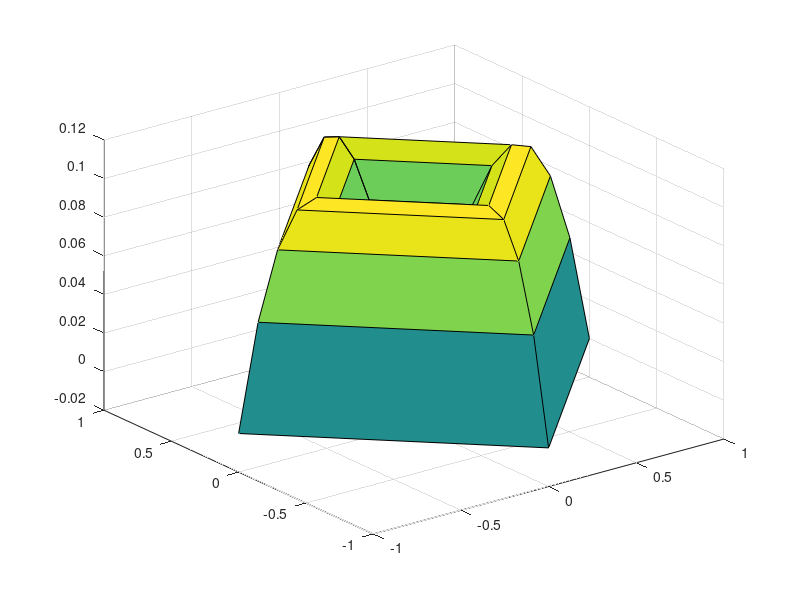

Recreate this plot in MATLAB.
function laplace_bem2d
%LAPLACE_BEM2D 

g = @(phi) zeros(size(phi));
%g = @(phi) cos(phi)+sin(phi);
f = @(r, phi) r.*sin(phi)+r.*cos(phi);

%     function val = f(r,phi)
%         r
%         
%         val = r.*sin(phi)+r.*cos(phi);
%     end

%f = @(r, phi) cos(r);
%f = @(r, phi) ones(size(r));

% Anzahl Randpunkte
n = 4;

%% Fundamentallösung
    % Fundamentallösung -> -1/(2pi) * ln |x - xi|
    function y = ustar(xr, xphi, xir, xiphi) 
        x_x = xr .* cos(xphi);
        x_y = xr .* sin(xphi);
        
        xi_x = xir .* cos(xiphi);
        xi_y = xir .* sin(xiphi);
        
        dist = sqrt((x_x-xi_x).^2 + (x_y-xi_y).^2);
        
        y = - 1/(2*pi) * log(dist);
    end

    % Ableitung der Fundamentallösung
    function y = dustar(xr, xphi, xir, xiphi, nphi)
        x_x = xr .* cos(xphi);
        x_y = xr .* sin(xphi);
        
        xi_x = xir .* cos(xiphi);
        xi_y = xir .* sin(xiphi);
        
        dist = (x_x-xi_x).^2 + (x_y-xi_y).^2;
        
        n_x = cos(nphi);
        n_y = sin(nphi);
        
        y = -1./(2*pi*dist) .* ((x_x - xi_x).*n_x + (x_y - xi_y).*n_y);
    end

%% Lösen
eps = 1e-15;

    function b = right(xi_phi, g, f, eps)
        alpha = pi;
        b = zeros(size(xi_phi));

        for i = 1:length(b)
            intdustar = quadgk(@(phi) g(phi).*dustar(1, phi, 1, xi_phi(i), phi), xi_phi(i) + eps, xi_phi(i) + 2*pi - eps);
                    
            intf = quad2d(@(r, phi) r.*f(r, phi) .* ustar(r, phi, 1, xi_phi(i)), 0, 1, 0, 2*pi, 'Singular', true);

            b(i,1) = (1 - alpha/(2*pi))*g(xi_phi(i)) + intdustar - intf;
        end
    end


xi = linspace(0, 2*pi, n+1)';
xi = xi(1:n);

b = right(xi, g, f, eps)

A = zeros(n);

dphi = 2*pi/n;

c = {};

for i=1:n
    c{i} = @(phi) max(1 - abs(mod(phi-xi(i), 2*pi))./dphi, 0); % Hutfunktion
end

% i: Index der Basisfunktion
% j: Index des Randpunktes
for i=1:n
    for j = 1:n
        A(j, i) = quadgk(@(phi) ustar(1, phi, 1, xi(j)).*c{i}(phi), xi(j) + eps, xi(j) + 2*pi - eps);
    end
end

A

du = A\b

%% Plotten
nphi = n+1;
%nphi = 100;
nr = 10;

[phi, r] = meshgrid(linspace(0,2*pi,nphi), linspace(0, 1, nr));

x = r.*sin(phi);
y = r.*cos(phi);

alpha = pi;

z = zeros(nr, nphi);

for i = 1:nr
    for j = 1:nphi
        xi_phi = phi(j);
        xi_r = r(i);
        
        intf = quad2d(@(r, phi) r.*f(r, phi) .* ustar(r, phi, xi_r, xi_phi), 0, 1, 0, 2*pi, 'Singular', true);
        
        intdustar = quadgk(@(phi) g(phi).*dustar(1, phi, xi_r, xi_phi, phi), xi_phi + eps, xi_phi + 2*pi - eps);

        intdu = 0;
        
        for k=1:n
            intdu = intdu + du(k)*quadgk(@(phi) ustar(1, phi, xi_r, xi_phi).*c{k}(phi), xi_phi + eps, xi_phi + 2*pi - eps);
        end

        z(i, j) = 1/(1-alpha/(2*pi)) * (intf - intdustar + intdu);
    end
end

%z = ustar(r, phi, 1, phi(2));

surf(x,y,z);

end

